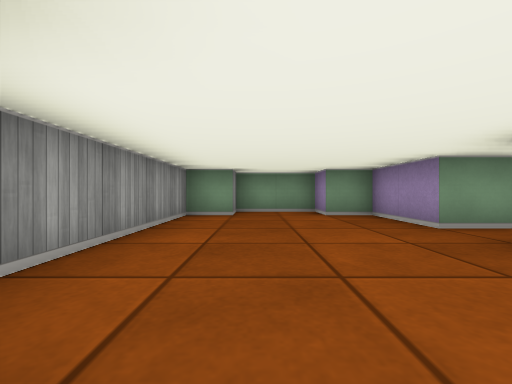
View 1 (above)

16 first-person views from a walk through a cub3D level. The camera is about half as high as the walls, looks level and sees 90° across. The floor is counted in squares. Each view is taken from the middle of a square. On the plan, view 1 faces up. The plan holds only what a view shows up to about 9 squares ahead; the rest is blank. The place goes on beyond the plan.

View 2
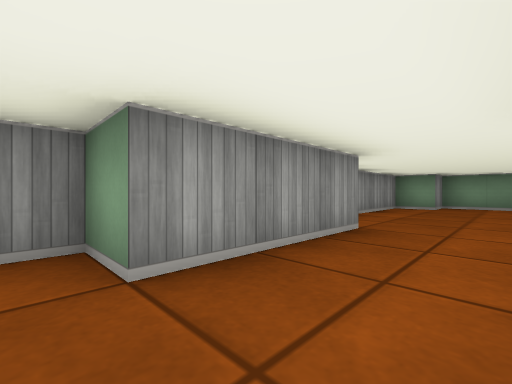

View 3
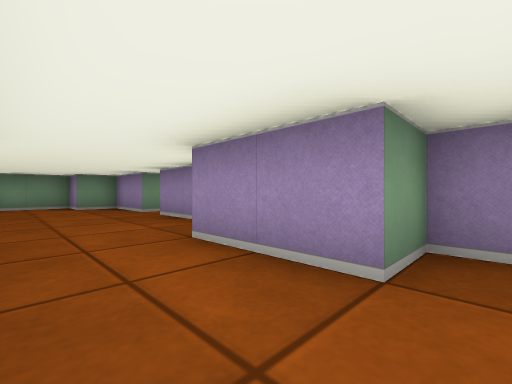

View 4
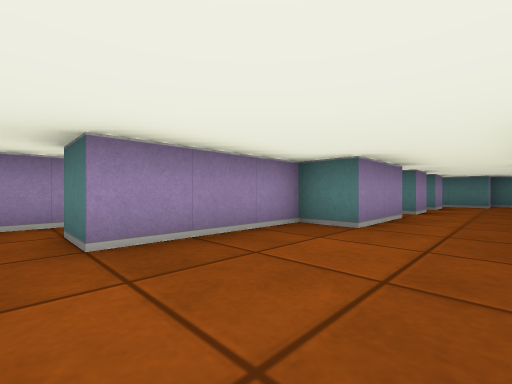

View 5
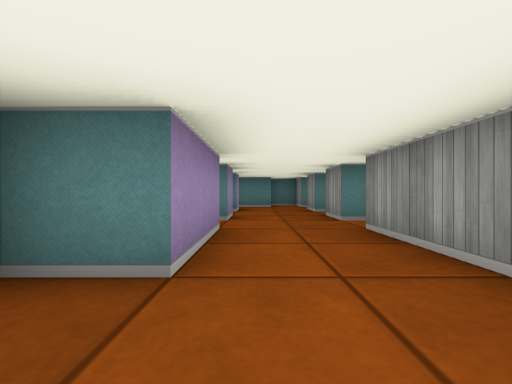

View 6
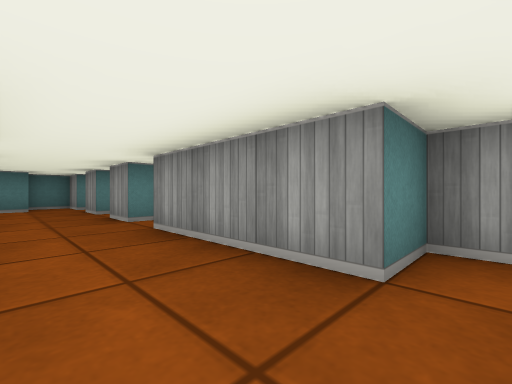

View 7
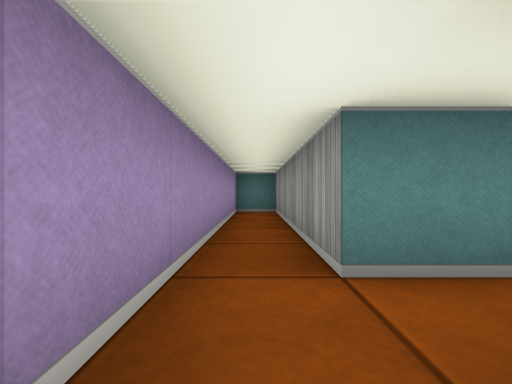

View 8
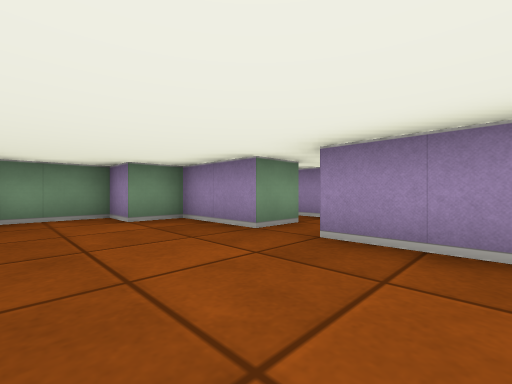

View 9
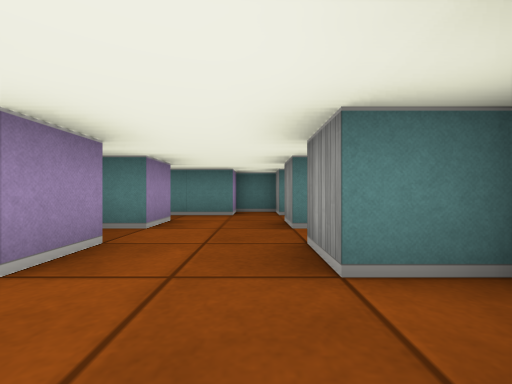

View 10
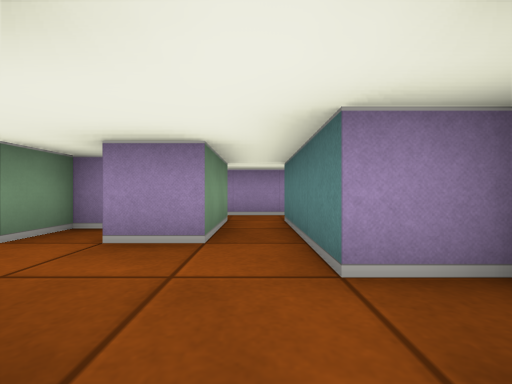

View 11
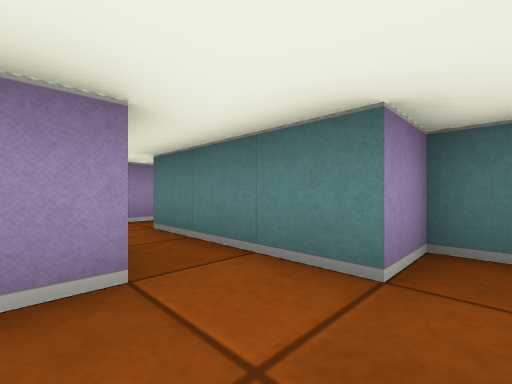

View 12
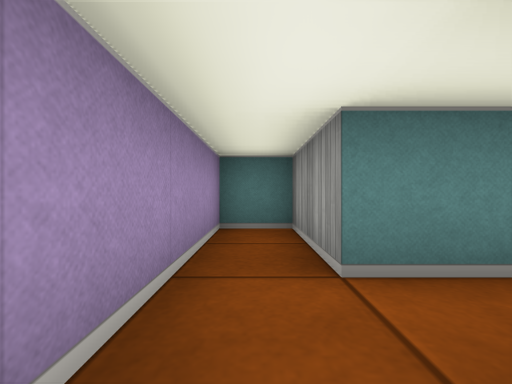

View 13
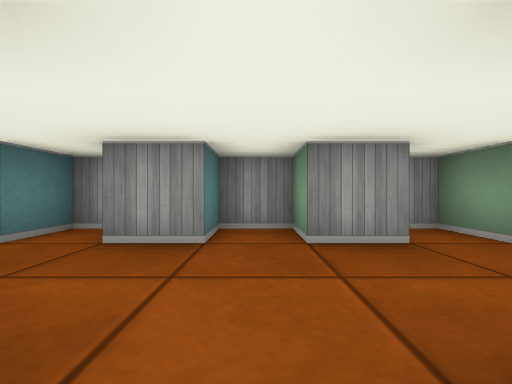

View 14
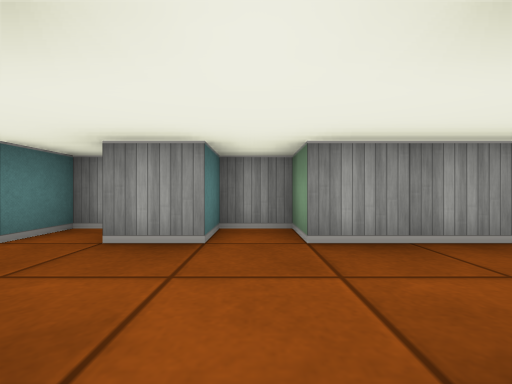

View 15
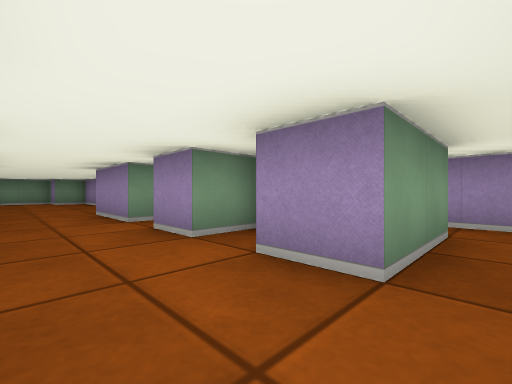

View 16
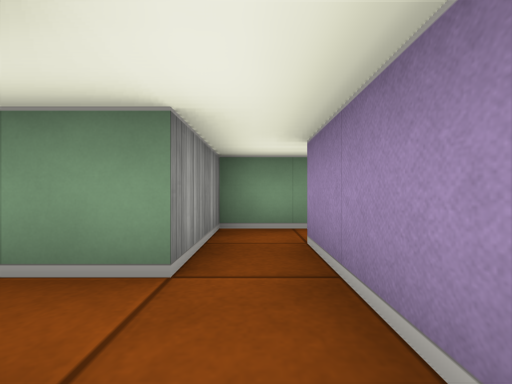

### Floor plan
Points are (right, up) in squares from view 1. A wall is a line through its corners. A room is listed if a view was taken in it or the views show most of it. See-through windows are left out.
Room 1 (views 1, 2, 3, 4, 5, 6, 8, 9, 14)
walls: (2.5, 3.5) (2.5, 5.5) (1.5, 5.5) (1.5, 6.5) (-0.5, 6.5) (-0.5, 5.5) (-1.5, 5.5) (-1.5, 0.5) (-0.5, 0.5) (-0.5, -2.5) (-1.5, -2.5) (-1.5, -3.5) (-0.5, -3.5); (2.5, -3) (2.5, -2.5) (1.5, -2.5) (1.5, -0.5) (2.5, -0.5) (2.5, 2.5)
ways out: opening at (3, 3) to room 2; opening at (0.5, -4) to room 4
Room 2 (view 7)
walls: (2.5, 2.5) (3.5, 2.5) (3.5, -2.5) (4.5, -2.5) (4.5, 4.2); (3.5, 3.5) (2.5, 3.5)
ways out: opening at (3, 3) to room 1
Room 3 (views 10, 15)
walls: (-1.5, -7) (-1.5, -7.5) (-0.5, -7.5) (-0.5, -8.5) (0.5, -8.5) (0.5, -7.5) (1.5, -7.5)
ways out: opening at (0.5, -6) to room 4; opening at (2.5, -7) to room 5
Room 4 (views 11, 13)
walls: (-0.5, -3.5) (-0.5, -4.5) (-1.5, -4.5) (-1.5, -5.5) (-0.5, -5.5) (-0.5, -6.5); (1.5, -6.5) (1.5, -5.5) (2.1, -5.5); (2.5, -5) (2.5, -4.5) (1.5, -4.5) (1.5, -3.5)
ways out: opening at (0.5, -4) to room 1; opening at (0.5, -6) to room 3
Room 5 (views 12, 16)
walls: (1.5, -7.5) (3.5, -7.5) (3.5, -9.5) (4.5, -9.5) (4.5, -5.5); (4.8, -4.5) (3.5, -4.5) (3.5, -6.5) (1.5, -6.5)
ways out: opening at (2.5, -7) to room 3

Where each view was taken, in squares from view 1:
view 1: 0 up, 0 right, facing up
view 2: 3 down, 1 right, facing up-left
view 3: 3 down, 0 right, facing up-right
view 4: 3 up, 0 right, facing down-right
view 5: 1 up, 1 right, facing down
view 6: 1 up, 1 right, facing down-left
view 7: 4 up, 4 right, facing down
view 8: 1 up, 0 right, facing up-right
view 9: 2 down, 0 right, facing down
view 10: 7 down, 1 left, facing right
view 11: 6 down, 0 right, facing down-right
view 12: 6 down, 4 right, facing down
view 13: 5 down, 2 right, facing left
view 14: 3 down, 2 right, facing left
view 15: 7 down, 0 right, facing up-right
view 16: 8 down, 4 right, facing up
